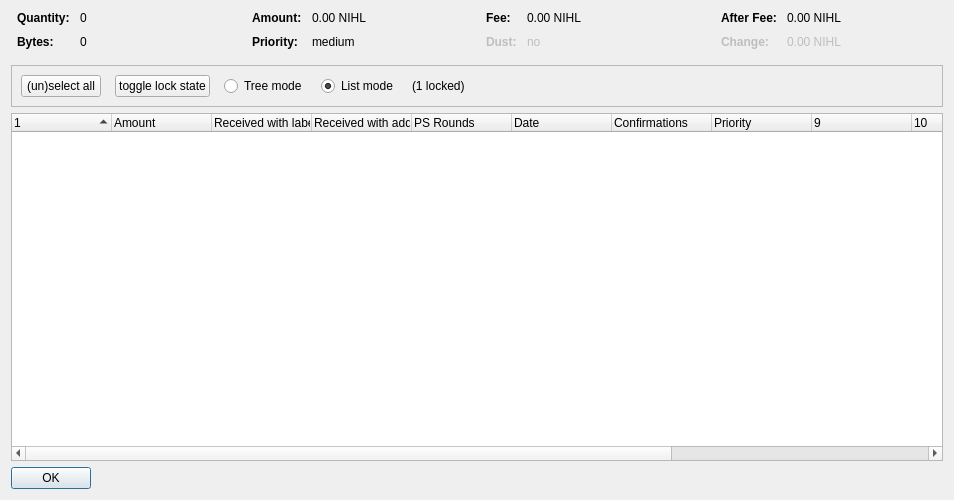
<?xml version="1.0" encoding="UTF-8"?>
<ui version="4.0">
 <class>CoinControlDialog</class>
 <widget class="QDialog" name="CoinControlDialog">
  <property name="geometry">
   <rect>
    <x>0</x>
    <y>0</y>
    <width>954</width>
    <height>500</height>
   </rect>
  </property>
  <property name="windowTitle">
   <string>Coin Selection</string>
  </property>
  <layout class="QVBoxLayout" name="verticalLayout">
   <item>
    <layout class="QHBoxLayout" name="horizontalLayoutTop" stretch="0,0,0,0">
     <property name="topMargin">
      <number>0</number>
     </property>
     <property name="bottomMargin">
      <number>10</number>
     </property>
     <item>
      <layout class="QFormLayout" name="formLayoutCoinControl1">
       <property name="horizontalSpacing">
        <number>10</number>
       </property>
       <property name="verticalSpacing">
        <number>10</number>
       </property>
       <property name="leftMargin">
        <number>6</number>
       </property>
       <property name="rightMargin">
        <number>6</number>
       </property>
       <item row="0" column="0">
        <widget class="QLabel" name="labelCoinControlQuantityText">
         <property name="font">
          <font>
           <weight>75</weight>
           <bold>true</bold>
          </font>
         </property>
         <property name="text">
          <string>Quantity:</string>
         </property>
        </widget>
       </item>
       <item row="0" column="1">
        <widget class="QLabel" name="labelCoinControlQuantity">
         <property name="cursor">
          <cursorShape>IBeamCursor</cursorShape>
         </property>
         <property name="contextMenuPolicy">
          <enum>Qt::ActionsContextMenu</enum>
         </property>
         <property name="text">
          <string notr="true">0</string>
         </property>
         <property name="textInteractionFlags">
          <set>Qt::LinksAccessibleByMouse|Qt::TextSelectableByKeyboard|Qt::TextSelectableByMouse</set>
         </property>
        </widget>
       </item>
       <item row="1" column="0">
        <widget class="QLabel" name="labelCoinControlBytesText">
         <property name="font">
          <font>
           <weight>75</weight>
           <bold>true</bold>
          </font>
         </property>
         <property name="text">
          <string>Bytes:</string>
         </property>
        </widget>
       </item>
       <item row="1" column="1">
        <widget class="QLabel" name="labelCoinControlBytes">
         <property name="cursor">
          <cursorShape>IBeamCursor</cursorShape>
         </property>
         <property name="contextMenuPolicy">
          <enum>Qt::ActionsContextMenu</enum>
         </property>
         <property name="text">
          <string notr="true">0</string>
         </property>
         <property name="textInteractionFlags">
          <set>Qt::LinksAccessibleByMouse|Qt::TextSelectableByKeyboard|Qt::TextSelectableByMouse</set>
         </property>
        </widget>
       </item>
      </layout>
     </item>
     <item>
      <layout class="QFormLayout" name="formLayoutCoinControl2">
       <property name="horizontalSpacing">
        <number>10</number>
       </property>
       <property name="verticalSpacing">
        <number>10</number>
       </property>
       <property name="leftMargin">
        <number>6</number>
       </property>
       <property name="rightMargin">
        <number>6</number>
       </property>
       <item row="0" column="0">
        <widget class="QLabel" name="labelCoinControlAmountText">
         <property name="font">
          <font>
           <weight>75</weight>
           <bold>true</bold>
          </font>
         </property>
         <property name="text">
          <string>Amount:</string>
         </property>
        </widget>
       </item>
       <item row="0" column="1">
        <widget class="QLabel" name="labelCoinControlAmount">
         <property name="cursor">
          <cursorShape>IBeamCursor</cursorShape>
         </property>
         <property name="contextMenuPolicy">
          <enum>Qt::ActionsContextMenu</enum>
         </property>
         <property name="text">
          <string notr="true">0.00 NIHL</string>
         </property>
         <property name="textInteractionFlags">
          <set>Qt::LinksAccessibleByMouse|Qt::TextSelectableByKeyboard|Qt::TextSelectableByMouse</set>
         </property>
        </widget>
       </item>
       <item row="1" column="0">
        <widget class="QLabel" name="labelCoinControlPriorityText">
         <property name="font">
          <font>
           <weight>75</weight>
           <bold>true</bold>
          </font>
         </property>
         <property name="text">
          <string>Priority:</string>
         </property>
        </widget>
       </item>
       <item row="1" column="1">
        <widget class="QLabel" name="labelCoinControlPriority">
         <property name="cursor">
          <cursorShape>IBeamCursor</cursorShape>
         </property>
         <property name="contextMenuPolicy">
          <enum>Qt::ActionsContextMenu</enum>
         </property>
         <property name="text">
          <string>medium</string>
         </property>
         <property name="textInteractionFlags">
          <set>Qt::LinksAccessibleByMouse|Qt::TextSelectableByKeyboard|Qt::TextSelectableByMouse</set>
         </property>
        </widget>
       </item>
      </layout>
     </item>
     <item>
      <layout class="QFormLayout" name="formLayoutCoinControl3">
       <property name="horizontalSpacing">
        <number>10</number>
       </property>
       <property name="verticalSpacing">
        <number>10</number>
       </property>
       <property name="leftMargin">
        <number>6</number>
       </property>
       <property name="rightMargin">
        <number>6</number>
       </property>
       <item row="0" column="0">
        <widget class="QLabel" name="labelCoinControlFeeText">
         <property name="font">
          <font>
           <weight>75</weight>
           <bold>true</bold>
          </font>
         </property>
         <property name="text">
          <string>Fee:</string>
         </property>
        </widget>
       </item>
       <item row="0" column="1">
        <widget class="QLabel" name="labelCoinControlFee">
         <property name="cursor">
          <cursorShape>IBeamCursor</cursorShape>
         </property>
         <property name="contextMenuPolicy">
          <enum>Qt::ActionsContextMenu</enum>
         </property>
         <property name="text">
          <string notr="true">0.00 NIHL</string>
         </property>
         <property name="textInteractionFlags">
          <set>Qt::LinksAccessibleByMouse|Qt::TextSelectableByKeyboard|Qt::TextSelectableByMouse</set>
         </property>
        </widget>
       </item>
       <item row="1" column="0">
        <widget class="QLabel" name="labelCoinControlLowOutputText">
         <property name="enabled">
          <bool>false</bool>
         </property>
         <property name="font">
          <font>
           <weight>75</weight>
           <bold>true</bold>
          </font>
         </property>
         <property name="text">
          <string>Dust:</string>
         </property>
        </widget>
       </item>
       <item row="1" column="1">
        <widget class="QLabel" name="labelCoinControlLowOutput">
         <property name="enabled">
          <bool>false</bool>
         </property>
         <property name="cursor">
          <cursorShape>IBeamCursor</cursorShape>
         </property>
         <property name="contextMenuPolicy">
          <enum>Qt::ActionsContextMenu</enum>
         </property>
         <property name="text">
          <string>no</string>
         </property>
         <property name="textInteractionFlags">
          <set>Qt::LinksAccessibleByMouse|Qt::TextSelectableByKeyboard|Qt::TextSelectableByMouse</set>
         </property>
        </widget>
       </item>
      </layout>
     </item>
     <item>
      <layout class="QFormLayout" name="formLayoutCoinControl4">
       <property name="horizontalSpacing">
        <number>10</number>
       </property>
       <property name="verticalSpacing">
        <number>10</number>
       </property>
       <property name="leftMargin">
        <number>6</number>
       </property>
       <property name="rightMargin">
        <number>6</number>
       </property>
       <item row="0" column="0">
        <widget class="QLabel" name="labelCoinControlAfterFeeText">
         <property name="font">
          <font>
           <weight>75</weight>
           <bold>true</bold>
          </font>
         </property>
         <property name="text">
          <string>After Fee:</string>
         </property>
        </widget>
       </item>
       <item row="0" column="1">
        <widget class="QLabel" name="labelCoinControlAfterFee">
         <property name="cursor">
          <cursorShape>IBeamCursor</cursorShape>
         </property>
         <property name="contextMenuPolicy">
          <enum>Qt::ActionsContextMenu</enum>
         </property>
         <property name="text">
          <string notr="true">0.00 NIHL</string>
         </property>
         <property name="textInteractionFlags">
          <set>Qt::LinksAccessibleByMouse|Qt::TextSelectableByKeyboard|Qt::TextSelectableByMouse</set>
         </property>
        </widget>
       </item>
       <item row="1" column="0">
        <widget class="QLabel" name="labelCoinControlChangeText">
         <property name="enabled">
          <bool>false</bool>
         </property>
         <property name="font">
          <font>
           <weight>75</weight>
           <bold>true</bold>
          </font>
         </property>
         <property name="text">
          <string>Change:</string>
         </property>
        </widget>
       </item>
       <item row="1" column="1">
        <widget class="QLabel" name="labelCoinControlChange">
         <property name="enabled">
          <bool>false</bool>
         </property>
         <property name="cursor">
          <cursorShape>IBeamCursor</cursorShape>
         </property>
         <property name="contextMenuPolicy">
          <enum>Qt::ActionsContextMenu</enum>
         </property>
         <property name="text">
          <string notr="true">0.00 NIHL</string>
         </property>
         <property name="textInteractionFlags">
          <set>Qt::LinksAccessibleByMouse|Qt::TextSelectableByKeyboard|Qt::TextSelectableByMouse</set>
         </property>
        </widget>
       </item>
      </layout>
     </item>
    </layout>
   </item>
   <item>
    <widget class="QFrame" name="frame">
     <property name="minimumSize">
      <size>
       <width>0</width>
       <height>40</height>
      </size>
     </property>
     <property name="frameShape">
      <enum>QFrame::StyledPanel</enum>
     </property>
     <property name="frameShadow">
      <enum>QFrame::Sunken</enum>
     </property>
     <layout class="QHBoxLayout" name="horizontalLayout">
      <item>
       <layout class="QHBoxLayout" name="horizontalLayoutPanel" stretch="0,0,0,0,0,0">
        <property name="spacing">
         <number>14</number>
        </property>
        <item>
         <widget class="QPushButton" name="pushButtonSelectAll">
          <property name="sizePolicy">
           <sizepolicy hsizetype="Maximum" vsizetype="Fixed">
            <horstretch>0</horstretch>
            <verstretch>0</verstretch>
           </sizepolicy>
          </property>
          <property name="text">
           <string>(un)select all</string>
          </property>
          <property name="autoDefault">
           <bool>false</bool>
          </property>
         </widget>
        </item>
        <item>
         <widget class="QPushButton" name="pushButtonToggleLock">
          <property name="sizePolicy">
           <sizepolicy hsizetype="Maximum" vsizetype="Fixed">
            <horstretch>0</horstretch>
            <verstretch>0</verstretch>
           </sizepolicy>
          </property>
          <property name="text">
           <string>toggle lock state</string>
          </property>
          <property name="autoDefault">
           <bool>false</bool>
          </property>
         </widget>
        </item>
        <item>
         <widget class="QRadioButton" name="radioTreeMode">
          <property name="sizePolicy">
           <sizepolicy hsizetype="Maximum" vsizetype="Fixed">
            <horstretch>0</horstretch>
            <verstretch>0</verstretch>
           </sizepolicy>
          </property>
          <property name="text">
           <string>Tree mode</string>
          </property>
         </widget>
        </item>
        <item>
         <widget class="QRadioButton" name="radioListMode">
          <property name="sizePolicy">
           <sizepolicy hsizetype="Maximum" vsizetype="Fixed">
            <horstretch>0</horstretch>
            <verstretch>0</verstretch>
           </sizepolicy>
          </property>
          <property name="text">
           <string>List mode</string>
          </property>
          <property name="checked">
           <bool>true</bool>
          </property>
         </widget>
        </item>
        <item>
         <widget class="QLabel" name="labelLocked">
          <property name="text">
           <string>(1 locked)</string>
          </property>
         </widget>
        </item>
        <item>
         <spacer name="horizontalSpacer">
          <property name="orientation">
           <enum>Qt::Horizontal</enum>
          </property>
          <property name="sizeHint" stdset="0">
           <size>
            <width>40</width>
            <height>20</height>
           </size>
          </property>
         </spacer>
        </item>
       </layout>
      </item>
     </layout>
    </widget>
   </item>
   <item>
    <widget class="CoinControlTreeWidget" name="treeWidget">
     <property name="contextMenuPolicy">
      <enum>Qt::CustomContextMenu</enum>
     </property>
     <property name="sortingEnabled">
      <bool>false</bool>
     </property>
     <property name="columnCount">
      <number>13</number>
     </property>
     <attribute name="headerShowSortIndicator" stdset="0">
      <bool>true</bool>
     </attribute>
     <attribute name="headerStretchLastSection">
      <bool>false</bool>
     </attribute>
     <column>
      <property name="text">
       <string/>
      </property>
     </column>
     <column>
      <property name="text">
       <string>Amount</string>
      </property>
     </column>
     <column>
      <property name="text">
       <string>Received with label</string>
      </property>
     </column>
     <column>
      <property name="text">
       <string>Received with address</string>
      </property>
     </column>
     <column>
      <property name="text">
       <string>PS Rounds</string>
      </property>
     </column>
     <column>
      <property name="text">
       <string>Date</string>
      </property>
     </column>
     <column>
      <property name="text">
       <string>Confirmations</string>
      </property>
      <property name="toolTip">
       <string>Confirmed</string>
      </property>
     </column>
     <column>
      <property name="text">
       <string>Priority</string>
      </property>
     </column>
     <column>
      <property name="text">
       <string/>
      </property>
     </column>
     <column>
      <property name="text">
       <string/>
      </property>
     </column>
     <column>
      <property name="text">
       <string/>
      </property>
     </column>
     <column>
      <property name="text">
       <string/>
      </property>
     </column>
     <column>
      <property name="text">
       <string/>
      </property>
     </column>
    </widget>
   </item>
   <item>
    <widget class="QDialogButtonBox" name="buttonBox">
     <property name="sizePolicy">
      <sizepolicy hsizetype="Maximum" vsizetype="Fixed">
       <horstretch>0</horstretch>
       <verstretch>0</verstretch>
      </sizepolicy>
     </property>
     <property name="orientation">
      <enum>Qt::Horizontal</enum>
     </property>
     <property name="standardButtons">
      <set>QDialogButtonBox::Ok</set>
     </property>
    </widget>
   </item>
  </layout>
 </widget>
 <customwidgets>
  <customwidget>
   <class>CoinControlTreeWidget</class>
   <extends>QTreeWidget</extends>
   <header>coincontroltreewidget.h</header>
  </customwidget>
 </customwidgets>
 <resources/>
 <connections/>
</ui>
